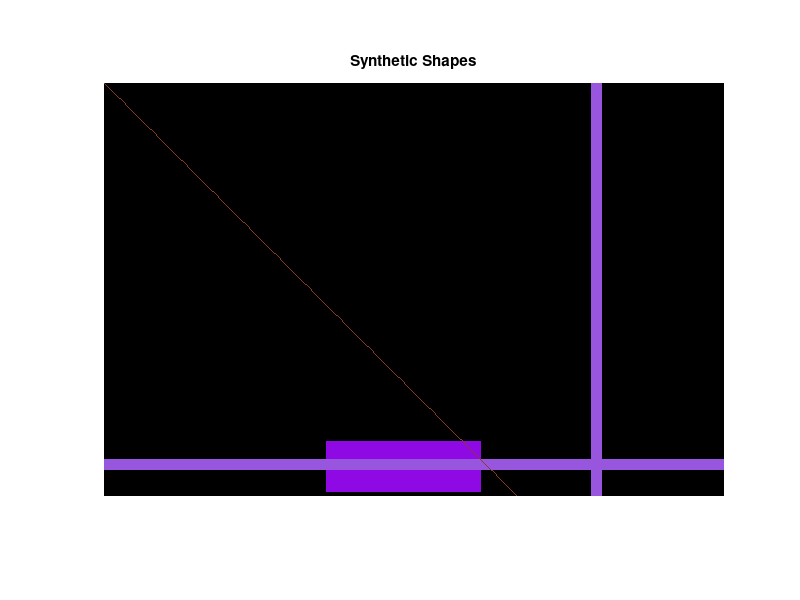

The MATLAB source for this figure:
%% --- LABORATOR 1 ---
% 1. Modificare imagine doar pe jumatate sau pe o anumita regiune.
% 2. Constructie imagine "sintetic" : faceti linii sau cerc sau alte forme
%     geometrice completând valori in matricea de baza.

function main()




  %% EXE_2 – Construim imagina "sintetica" cu forme geometrice
  initWorkspace()

  H = 400; W = 600; C = 3;
  syntheticImg = zeros(H, W, C);

  syntheticImg = addRandomRectangle(syntheticImg, H, W);
  syntheticImg = addRandomCross(syntheticImg, H, W);
  syntheticImg = addRandomLineDiagonal(syntheticImg, H, W);

  displayAndSaveImage(syntheticImg, 'Synthetic Shapes', 'synthetic_shapes.png')

end




function initWorkspace()
%INITWORKSPACE Clear workspace, command window, and close all figures.
%
%   initWorkspace() clears all variables from the workspace, clears the command
%   window, and closes all open figure windows.
%
%   Usage:
%       initWorkspace()
  clear, clc, close all;
end

function [img, H, W, C] = readImage(filename)
%READIMAGE Read an image and return it along with its dimensions.
%
%   [img, H, W, C] = readImage(filename) reads the image file specified
%   by 'filename', converts it to double precision, and returns the image
%   matrix 'img' along with its height H, width W, and number of channels C.
%
%   Input:
%       filename - string, path to the image file.
%
%   Outputs:
%       img - the image matrix as double.
%       H   - height of the image (number of rows).
%       W   - width of the image (number of columns).
%       C   - number of color channels.
%
%   Example:
%       [img, H, W, C] = readImage('parrot.jpg');

    img = im2double(imread(filename));
    [H, W, C] = size(img);
end

function [leftSide, rightSide, splitCol] = splitImageVertically(img, W)
%SPLITIMAGEVERTICALLY Splits an image into left and right halves vertically.
%
%   [leftSide, rightSide] = splitImageVertically(img)
%
%   Inputs:
%       img - Input image matrix (H x W x C).
%       W   - Width of the image
%
%   Outputs:
%       leftSide  - Left half of the image (all rows, first half columns).
%       rightSide - Right half of the image (all rows, second half columns).
%       splitCol  - Column index where the image is split (middle column).
%
%   Example:
%       img = imread('parrot.jpg');
%       [left, right, splitCol] = splitImageVertically(im2double(img));

    splitCol = round(W/2);
    leftSide = img(:, 1:splitCol, :);
    rightSide = img(:, splitCol+1:end, :);
end

function output = addRandomRectangle(imgIn, H, W)
%ADDRANDOMRECTANGLE Adds a rectangle of random size and color to the image.
%
%   output = ADDRANDOMRECTANGLE(imgIn, H, W) generates a rectangle with a
%   random position, size, and color, then overlays it on the input image.
%
%   Inputs:
%       imgIn - Input image matrix (H x W x 3)
%       H     - Height of the image
%       W     - Width of the image
%
%   Output:
%       output - Image matrix with the random rectangle added
%
%   Example:
%       img = zeros(400,600,3);
%       imgWithRect = addRandomRectangle(img, 400, 600);
%
%   The rectangle's height and width are random values between 10% and 25%
%   of the image's dimensions. The color is random for each RGB channel.
    rectHeight = randi([H/10, H/4]);
    rectWidth = randi([W/10, W/4]);
    rowStart = randi([1, H - rectHeight]);
    colStart = randi([1, W - rectWidth]);
    rowRange = [rowStart, rowStart + rectHeight - 1];
    colRange = [colStart, colStart + rectWidth - 1];

    output = imgIn;
    color = rand(1, 3);
    for c = 1:3
        output(rowRange(1):rowRange(2), colRange(1):colRange(2), c) = color(c);
    end
end

function imgOut = addRandomCross(imgIn, H, W)
%ADDRANDOMCROSS Adds a cross (horizontal and vertical lines) of random
%position and color to the image.
%
%   imgOut = ADDRANDOMCROSS(imgIn, H, W) adds a cross shape with a random
%   position and random color on the input image.
%
%   Inputs:
%       imgIn - Input image matrix (H x W x 3)
%       H     - Height of the image
%       W     - Width of the image
%
%   Output:
%       imgOut - Image matrix with the cross added
%
%   Example:
%       img = zeros(400,600,3);
%       imgWithCross = addRandomCross(img, 400, 600);
%
%   The cross consists of a horizontal and vertical line of fixed width
%   (11 pixels), placed at a random location within the image. The color is
%   randomized for each RGB channel.
    imgOut = imgIn;
    color = rand(1, 3);

    lineWidth = 11;
    margin = 25;
    centerRow = randi([margin+1, H-margin]);
    centerCol = randi([margin+1, W-margin]);

    rowRange = centerRow - floor(lineWidth/2) : centerRow + floor(lineWidth/2);
    rowRange = max(1, min(H, rowRange));

    imgOut(rowRange, :, :) = repmat(reshape(color, [1 1 3]), numel(rowRange), W);

    colRange = centerCol - floor(lineWidth/2) : centerCol + floor(lineWidth/2);
    colRange = max(1, min(W, colRange));

    imgOut(:, colRange, :) = repmat(reshape(color, [1 1 3]), H, numel(colRange));
end

function imgOut = addRandomLineDiagonal(imgIn, H, W)
%ADDRANDOMLINEDIAGONAL Adds a diagonal line of random color to the image.
%
%   imgOut = ADDRANDOMLINEDIAGONAL(imgIn, H, W) overlays a diagonal line
%   from the top-left corner to the bottom-right corner of the input image
%   using a randomly generated color.
%
%   Inputs:
%       imgIn - Input image matrix (H x W x 3)
%       H     - Height of the image
%       W     - Width of the image
%
%   Output:
%       imgOut - Image matrix with the diagonal line added
%
%   Example:
%       img = zeros(400,600,3);
%       imgWithLine = addRandomLineDiagonal(img, 400, 600);
%
%   The line color is randomized across the three RGB channels.
    imgOut = imgIn;
    color = rand(1, 3);
    for i = 1:min(H, W)
        for c = 1:3
            imgOut(i, i, c) = color(c);
        end
    end
end

function displayAndSaveImage(img, titleText, fileName)
%DISPLAYANDSAVEIMAGE Display an image, add a title, and save to file.
%
%   displayAndSaveImage(img, titleText, fileName) displays the input image
%   'img', sets the figure title to 'titleText', and saves the image to a
%   file specified by 'fileName'.
%
%   Inputs:
%       img       - Image matrix to display and save (e.g., RGB or grayscale).
%       titleText - String specifying the title to display on the figure.
%       fileName  - String specifying the filename to save the image.
%
%   Example:
%       displayAndSaveImage(finalImg, 'Deranged Parrot', 'deranged_parrot.png');

    imshow(img);
    title(titleText);
    imwrite(img, fileName);
end
